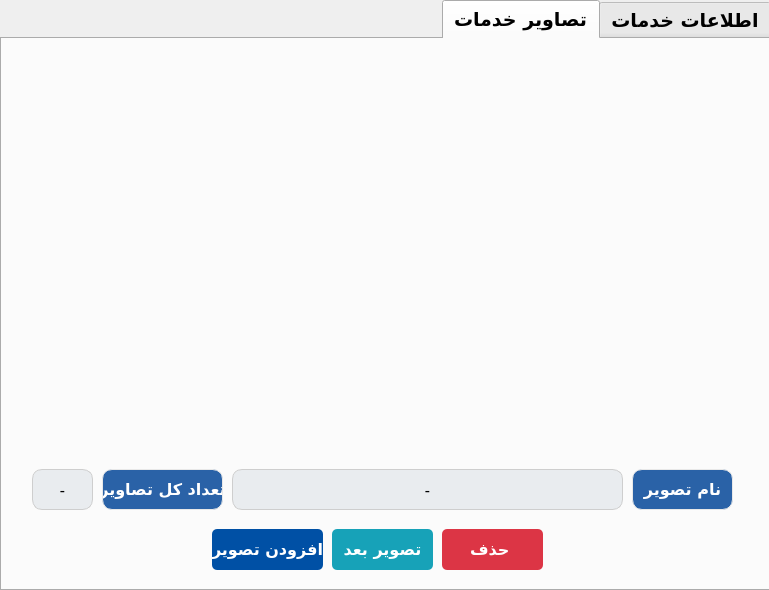
<?xml version="1.0" encoding="UTF-8"?>
<ui version="4.0">
 <class>medicalRecordInfo_form</class>
 <widget class="QWidget" name="medicalRecordInfo_form">
  <property name="geometry">
   <rect>
    <x>0</x>
    <y>0</y>
    <width>769</width>
    <height>590</height>
   </rect>
  </property>
  <property name="minimumSize">
   <size>
    <width>0</width>
    <height>0</height>
   </size>
  </property>
  <property name="maximumSize">
   <size>
    <width>8888</width>
    <height>88888</height>
   </size>
  </property>
  <property name="windowTitle">
   <string>اطلاعات خدمات بیمار</string>
  </property>
  <widget class="QTabWidget" name="tabWidget">
   <property name="enabled">
    <bool>true</bool>
   </property>
   <property name="geometry">
    <rect>
     <x>0</x>
     <y>0</y>
     <width>771</width>
     <height>591</height>
    </rect>
   </property>
   <property name="font">
    <font>
     <family>Vazirmatn</family>
     <pointsize>14</pointsize>
     <weight>75</weight>
     <bold>true</bold>
    </font>
   </property>
   <property name="layoutDirection">
    <enum>Qt::RightToLeft</enum>
   </property>
   <property name="currentIndex">
    <number>1</number>
   </property>
   <widget class="QWidget" name="tab">
    <attribute name="title">
     <string>اطلاعات خدمات</string>
    </attribute>
    <widget class="QLabel" name="patientFullName_lbl">
     <property name="geometry">
      <rect>
       <x>20</x>
       <y>20</y>
       <width>611</width>
       <height>61</height>
      </rect>
     </property>
     <property name="font">
      <font>
       <family>Vazirmatn Medium</family>
       <pointsize>13</pointsize>
       <weight>50</weight>
       <bold>false</bold>
      </font>
     </property>
     <property name="styleSheet">
      <string notr="true">border: 1px solid;
border-color: rgb(232, 232, 232);
background-color: rgb(233, 236, 239);
border-radius: 10px;
border-color: rgb(206, 206, 206); </string>
     </property>
     <property name="text">
      <string>-</string>
     </property>
     <property name="alignment">
      <set>Qt::AlignCenter</set>
     </property>
    </widget>
    <widget class="QLabel" name="patientFullName_lbl_2">
     <property name="geometry">
      <rect>
       <x>640</x>
       <y>20</y>
       <width>101</width>
       <height>61</height>
      </rect>
     </property>
     <property name="font">
      <font>
       <family>Vazirmatn ExtraBold</family>
       <pointsize>12</pointsize>
       <weight>75</weight>
       <bold>true</bold>
      </font>
     </property>
     <property name="styleSheet">
      <string notr="true">border: 1px solid;
border-radius: 10px;
border-color: rgb(232, 232, 232);
color: rgb(255, 255, 255);
background-color: rgb(42, 98, 167);

</string>
     </property>
     <property name="text">
      <string>نام بیمار</string>
     </property>
     <property name="alignment">
      <set>Qt::AlignCenter</set>
     </property>
    </widget>
    <widget class="QLabel" name="date_lbl">
     <property name="geometry">
      <rect>
       <x>20</x>
       <y>90</y>
       <width>611</width>
       <height>61</height>
      </rect>
     </property>
     <property name="font">
      <font>
       <family>Vazirmatn Medium</family>
       <pointsize>13</pointsize>
       <weight>50</weight>
       <bold>false</bold>
      </font>
     </property>
     <property name="styleSheet">
      <string notr="true">border: 1px solid;
border-color: rgb(232, 232, 232);
background-color: rgb(233, 236, 239);
border-radius: 10px;
border-color: rgb(206, 206, 206); </string>
     </property>
     <property name="text">
      <string>-</string>
     </property>
     <property name="alignment">
      <set>Qt::AlignCenter</set>
     </property>
    </widget>
    <widget class="QLabel" name="doctorName_lbl">
     <property name="geometry">
      <rect>
       <x>20</x>
       <y>160</y>
       <width>611</width>
       <height>61</height>
      </rect>
     </property>
     <property name="font">
      <font>
       <family>Vazirmatn Medium</family>
       <pointsize>13</pointsize>
       <weight>50</weight>
       <bold>false</bold>
      </font>
     </property>
     <property name="styleSheet">
      <string notr="true">border: 1px solid;
border-color: rgb(232, 232, 232);
background-color: rgb(233, 236, 239);
border-radius: 10px;
border-color: rgb(206, 206, 206); </string>
     </property>
     <property name="text">
      <string>-</string>
     </property>
     <property name="alignment">
      <set>Qt::AlignCenter</set>
     </property>
    </widget>
    <widget class="QLabel" name="serviceName_lbl">
     <property name="geometry">
      <rect>
       <x>20</x>
       <y>230</y>
       <width>611</width>
       <height>61</height>
      </rect>
     </property>
     <property name="font">
      <font>
       <family>Vazirmatn Medium</family>
       <pointsize>13</pointsize>
       <weight>50</weight>
       <bold>false</bold>
      </font>
     </property>
     <property name="styleSheet">
      <string notr="true">border: 1px solid;
border-color: rgb(232, 232, 232);
background-color: rgb(233, 236, 239);
border-radius: 10px;
border-color: rgb(206, 206, 206); </string>
     </property>
     <property name="text">
      <string>-</string>
     </property>
     <property name="alignment">
      <set>Qt::AlignCenter</set>
     </property>
    </widget>
    <widget class="QLabel" name="price_lbl">
     <property name="geometry">
      <rect>
       <x>20</x>
       <y>300</y>
       <width>611</width>
       <height>61</height>
      </rect>
     </property>
     <property name="font">
      <font>
       <family>Vazirmatn Medium</family>
       <pointsize>13</pointsize>
       <weight>50</weight>
       <bold>false</bold>
      </font>
     </property>
     <property name="styleSheet">
      <string notr="true">border: 1px solid;
border-color: rgb(232, 232, 232);
background-color: rgb(233, 236, 239);
border-radius: 10px;
border-color: rgb(206, 206, 206); </string>
     </property>
     <property name="text">
      <string>-</string>
     </property>
     <property name="alignment">
      <set>Qt::AlignCenter</set>
     </property>
    </widget>
    <widget class="QTextEdit" name="description_lbl">
     <property name="geometry">
      <rect>
       <x>20</x>
       <y>370</y>
       <width>611</width>
       <height>91</height>
      </rect>
     </property>
     <property name="font">
      <font>
       <family>Vazirmatn</family>
       <pointsize>12</pointsize>
       <weight>50</weight>
       <bold>false</bold>
      </font>
     </property>
     <property name="layoutDirection">
      <enum>Qt::RightToLeft</enum>
     </property>
     <property name="styleSheet">
      <string notr="true">/* Basic LineEdit styling */
QTextEdit {
	background-color: rgb(233, 236, 239);
  	 border: 1px solid;
	border-color: rgb(206, 206, 206); 
    border-radius: 5px; /* Rounded corners */
    color: #343a40; /* Dark grey text color */
    outline: none; /* Remove default outline */
}

/* Disabled state */
QTextEdit:disabled {
    background-color: #e9ecef; /* Light grey background when disabled */
    color: #6c757d; /* Grey text color when disabled */
}

</string>
     </property>
     <property name="readOnly">
      <bool>true</bool>
     </property>
     <property name="html">
      <string>&lt;!DOCTYPE HTML PUBLIC &quot;-//W3C//DTD HTML 4.0//EN&quot; &quot;http://www.w3.org/TR/REC-html40/strict.dtd&quot;&gt;
&lt;html&gt;&lt;head&gt;&lt;meta name=&quot;qrichtext&quot; content=&quot;1&quot; /&gt;&lt;style type=&quot;text/css&quot;&gt;
p, li { white-space: pre-wrap; }
&lt;/style&gt;&lt;/head&gt;&lt;body style=&quot; font-family:'Vazirmatn'; font-size:12pt; font-weight:400; font-style:normal;&quot;&gt;
&lt;p dir='rtl' style=&quot; margin-top:0px; margin-bottom:0px; margin-left:0px; margin-right:0px; -qt-block-indent:0; text-indent:0px;&quot;&gt;&lt;span style=&quot; font-family:'Vazirmatn,sans-serif'; font-size:16px;&quot;&gt;-&lt;/span&gt;&lt;/p&gt;&lt;/body&gt;&lt;/html&gt;</string>
     </property>
    </widget>
    <widget class="QLabel" name="patientFullName_lbl_3">
     <property name="geometry">
      <rect>
       <x>640</x>
       <y>90</y>
       <width>101</width>
       <height>61</height>
      </rect>
     </property>
     <property name="font">
      <font>
       <family>Vazirmatn ExtraBold</family>
       <pointsize>12</pointsize>
       <weight>75</weight>
       <bold>true</bold>
      </font>
     </property>
     <property name="styleSheet">
      <string notr="true">border: 1px solid;
border-radius: 10px;
border-color: rgb(232, 232, 232);
color: rgb(255, 255, 255);
background-color: rgb(42, 98, 167);

</string>
     </property>
     <property name="text">
      <string>تاریخ</string>
     </property>
     <property name="alignment">
      <set>Qt::AlignCenter</set>
     </property>
    </widget>
    <widget class="QLabel" name="patientFullName_lbl_4">
     <property name="geometry">
      <rect>
       <x>640</x>
       <y>160</y>
       <width>101</width>
       <height>61</height>
      </rect>
     </property>
     <property name="font">
      <font>
       <family>Vazirmatn ExtraBold</family>
       <pointsize>12</pointsize>
       <weight>75</weight>
       <bold>true</bold>
      </font>
     </property>
     <property name="styleSheet">
      <string notr="true">border: 1px solid;
border-radius: 10px;
border-color: rgb(232, 232, 232);
color: rgb(255, 255, 255);
background-color: rgb(42, 98, 167);

</string>
     </property>
     <property name="text">
      <string>دکتر</string>
     </property>
     <property name="alignment">
      <set>Qt::AlignCenter</set>
     </property>
    </widget>
    <widget class="QLabel" name="patientFullName_lbl_5">
     <property name="geometry">
      <rect>
       <x>640</x>
       <y>230</y>
       <width>101</width>
       <height>61</height>
      </rect>
     </property>
     <property name="font">
      <font>
       <family>Vazirmatn ExtraBold</family>
       <pointsize>12</pointsize>
       <weight>75</weight>
       <bold>true</bold>
      </font>
     </property>
     <property name="styleSheet">
      <string notr="true">border: 1px solid;
border-radius: 10px;
border-color: rgb(232, 232, 232);
color: rgb(255, 255, 255);
background-color: rgb(42, 98, 167);

</string>
     </property>
     <property name="text">
      <string>سرویس</string>
     </property>
     <property name="alignment">
      <set>Qt::AlignCenter</set>
     </property>
    </widget>
    <widget class="QLabel" name="patientFullName_lbl_6">
     <property name="geometry">
      <rect>
       <x>640</x>
       <y>300</y>
       <width>101</width>
       <height>61</height>
      </rect>
     </property>
     <property name="font">
      <font>
       <family>Vazirmatn ExtraBold</family>
       <pointsize>12</pointsize>
       <weight>75</weight>
       <bold>true</bold>
      </font>
     </property>
     <property name="styleSheet">
      <string notr="true">border: 1px solid;
border-radius: 10px;
border-color: rgb(232, 232, 232);
color: rgb(255, 255, 255);
background-color: rgb(42, 98, 167);

</string>
     </property>
     <property name="text">
      <string>مبلغ</string>
     </property>
     <property name="alignment">
      <set>Qt::AlignCenter</set>
     </property>
    </widget>
    <widget class="QLabel" name="patientFullName_lbl_7">
     <property name="geometry">
      <rect>
       <x>640</x>
       <y>370</y>
       <width>101</width>
       <height>91</height>
      </rect>
     </property>
     <property name="font">
      <font>
       <family>Vazirmatn ExtraBold</family>
       <pointsize>12</pointsize>
       <weight>75</weight>
       <bold>true</bold>
      </font>
     </property>
     <property name="styleSheet">
      <string notr="true">border: 1px solid;
border-radius: 10px;
border-color: rgb(232, 232, 232);
color: rgb(255, 255, 255);
background-color: rgb(42, 98, 167);

</string>
     </property>
     <property name="text">
      <string>توضیحات</string>
     </property>
     <property name="alignment">
      <set>Qt::AlignCenter</set>
     </property>
    </widget>
    <widget class="QPushButton" name="editMedicalRecord_btn">
     <property name="geometry">
      <rect>
       <x>450</x>
       <y>490</y>
       <width>151</width>
       <height>41</height>
      </rect>
     </property>
     <property name="font">
      <font>
       <family>Vazirmatn</family>
       <pointsize>12</pointsize>
       <weight>75</weight>
       <bold>true</bold>
       <underline>false</underline>
       <strikeout>false</strikeout>
      </font>
     </property>
     <property name="layoutDirection">
      <enum>Qt::RightToLeft</enum>
     </property>
     <property name="styleSheet">
      <string notr="true">QPushButton {
    background-color: #ffc107; /* Bootstrap warning yellow */
    color: #212529; /* Dark text */
    border: none;
    border-radius: 5px; /* Rounded corners */
    text-align: center;
    text-decoration: none;
}

QPushButton:hover {
    background-color: #e0a800; /* Darker yellow on hover */
}

QPushButton:pressed {
    background-color: #c69500; /* Even darker yellow on press */
}
</string>
     </property>
     <property name="text">
      <string>ویرایش </string>
     </property>
    </widget>
    <widget class="QPushButton" name="deleteMedicalRecord_btn">
     <property name="geometry">
      <rect>
       <x>610</x>
       <y>490</y>
       <width>131</width>
       <height>41</height>
      </rect>
     </property>
     <property name="font">
      <font>
       <family>Vazirmatn</family>
       <pointsize>12</pointsize>
       <weight>75</weight>
       <bold>true</bold>
       <underline>false</underline>
       <strikeout>false</strikeout>
      </font>
     </property>
     <property name="layoutDirection">
      <enum>Qt::RightToLeft</enum>
     </property>
     <property name="styleSheet">
      <string notr="true">QPushButton{
    background-color: #dc3545; /* Bootstrap danger red */
    color: white; /* White text */
    border: none;
    border-radius: 5px; /* Rounded corners */
    text-align: center;
    text-decoration: none;
}

QPushButton:hover {
    background-color: #c82333; /* Darker red on hover */
}

QPushButton:pressed {
    background-color: #bd2130; /* Even darker red on press */
}
</string>
     </property>
     <property name="text">
      <string>حذف </string>
     </property>
    </widget>
   </widget>
   <widget class="QWidget" name="tab_2">
    <attribute name="title">
     <string>تصاویر خدمات</string>
    </attribute>
    <widget class="QLabel" name="image_lbl">
     <property name="geometry">
      <rect>
       <x>30</x>
       <y>20</y>
       <width>701</width>
       <height>401</height>
      </rect>
     </property>
     <property name="frameShape">
      <enum>QFrame::NoFrame</enum>
     </property>
     <property name="text">
      <string/>
     </property>
     <property name="pixmap">
      <pixmap>../../../../../Downloads/blank-profile-picture-973460_1920.png</pixmap>
     </property>
     <property name="scaledContents">
      <bool>true</bool>
     </property>
     <property name="alignment">
      <set>Qt::AlignCenter</set>
     </property>
     <property name="wordWrap">
      <bool>false</bool>
     </property>
    </widget>
    <widget class="QLabel" name="patientFullName_lbl_8">
     <property name="geometry">
      <rect>
       <x>630</x>
       <y>430</y>
       <width>101</width>
       <height>41</height>
      </rect>
     </property>
     <property name="font">
      <font>
       <family>Vazirmatn ExtraBold</family>
       <pointsize>12</pointsize>
       <weight>75</weight>
       <bold>true</bold>
      </font>
     </property>
     <property name="styleSheet">
      <string notr="true">border: 1px solid;
border-radius: 10px;
border-color: rgb(232, 232, 232);
color: rgb(255, 255, 255);
background-color: rgb(42, 98, 167);

</string>
     </property>
     <property name="text">
      <string>نام تصویر</string>
     </property>
     <property name="alignment">
      <set>Qt::AlignCenter</set>
     </property>
    </widget>
    <widget class="QLabel" name="imageName_lbl">
     <property name="geometry">
      <rect>
       <x>230</x>
       <y>430</y>
       <width>391</width>
       <height>41</height>
      </rect>
     </property>
     <property name="font">
      <font>
       <family>Vazirmatn Medium</family>
       <pointsize>12</pointsize>
       <weight>50</weight>
       <bold>false</bold>
      </font>
     </property>
     <property name="styleSheet">
      <string notr="true">border: 1px solid;
border-color: rgb(232, 232, 232);
background-color: rgb(233, 236, 239);
border-radius: 10px;
border-color: rgb(206, 206, 206); </string>
     </property>
     <property name="text">
      <string>-</string>
     </property>
     <property name="alignment">
      <set>Qt::AlignCenter</set>
     </property>
    </widget>
    <widget class="QPushButton" name="deleteImage_btn">
     <property name="enabled">
      <bool>true</bool>
     </property>
     <property name="geometry">
      <rect>
       <x>440</x>
       <y>490</y>
       <width>101</width>
       <height>41</height>
      </rect>
     </property>
     <property name="font">
      <font>
       <family>Vazirmatn</family>
       <pointsize>12</pointsize>
       <weight>75</weight>
       <bold>true</bold>
       <underline>false</underline>
       <strikeout>false</strikeout>
      </font>
     </property>
     <property name="layoutDirection">
      <enum>Qt::RightToLeft</enum>
     </property>
     <property name="styleSheet">
      <string notr="true">QPushButton{
    background-color: #dc3545; /* Bootstrap danger red */
    color: white; /* White text */
    border: none;
    border-radius: 5px; /* Rounded corners */
    text-align: center;
    text-decoration: none;
}

QPushButton:hover {
    background-color: #c82333; /* Darker red on hover */
}

QPushButton:pressed {
    background-color: #bd2130; /* Even darker red on press */
}
QPushButton:disabled {
    background-color: #d6d6d6; /* Gray background */
    color: #a1a1a1; /* Light gray text */
    border: none;
}
</string>
     </property>
     <property name="text">
      <string>حذف </string>
     </property>
    </widget>
    <widget class="QPushButton" name="nextImage_btn">
     <property name="enabled">
      <bool>true</bool>
     </property>
     <property name="geometry">
      <rect>
       <x>330</x>
       <y>490</y>
       <width>101</width>
       <height>41</height>
      </rect>
     </property>
     <property name="font">
      <font>
       <family>Vazirmatn</family>
       <pointsize>12</pointsize>
       <weight>75</weight>
       <bold>true</bold>
       <underline>false</underline>
       <strikeout>false</strikeout>
      </font>
     </property>
     <property name="styleSheet">
      <string notr="true">QPushButton {
    background-color: #17a2b8;
    color: white; /* White text */
    border: none;
    border-radius: 5px; /* Rounded corners */
    text-align: center;
    text-decoration: none;
}

QPushButton:hover {
	
	background-color: rgb(20, 141, 159);
}


QPushButton:pressed {
background-color: rgb(15, 110, 125);
    background-color: #004085; 
}
QPushButton:disabled {
    background-color: #d6d6d6; /* Gray background */
    color: #a1a1a1; /* Light gray text */
    border: none;
}</string>
     </property>
     <property name="text">
      <string>تصویر بعد</string>
     </property>
    </widget>
    <widget class="QPushButton" name="addImage_btn">
     <property name="geometry">
      <rect>
       <x>210</x>
       <y>490</y>
       <width>111</width>
       <height>41</height>
      </rect>
     </property>
     <property name="font">
      <font>
       <family>Vazirmatn</family>
       <pointsize>12</pointsize>
       <weight>75</weight>
       <bold>true</bold>
      </font>
     </property>
     <property name="styleSheet">
      <string notr="true">QPushButton {
    background-color: #0050a5; /* Bootstrap primary blue */
    color: white; /* White text */
    border: none;
    border-radius: 5px; /* Rounded corners */
    text-align: center;
    text-decoration: none;
}

QPushButton:hover {
    background-color: #0056b3; /* Darker blue on hover */
}

QPushButton:pressed {
    background-color: #004085; /* Even darker blue on press */
}
</string>
     </property>
     <property name="text">
      <string>افزودن تصویر</string>
     </property>
    </widget>
    <widget class="QLabel" name="patientFullName_lbl_9">
     <property name="geometry">
      <rect>
       <x>100</x>
       <y>430</y>
       <width>121</width>
       <height>41</height>
      </rect>
     </property>
     <property name="font">
      <font>
       <family>Vazirmatn ExtraBold</family>
       <pointsize>12</pointsize>
       <weight>75</weight>
       <bold>true</bold>
      </font>
     </property>
     <property name="styleSheet">
      <string notr="true">border: 1px solid;
border-radius: 10px;
border-color: rgb(232, 232, 232);
color: rgb(255, 255, 255);
background-color: rgb(42, 98, 167);

</string>
     </property>
     <property name="text">
      <string>تعداد کل تصاویر</string>
     </property>
     <property name="alignment">
      <set>Qt::AlignCenter</set>
     </property>
    </widget>
    <widget class="QLabel" name="imageCount_lbl">
     <property name="geometry">
      <rect>
       <x>30</x>
       <y>430</y>
       <width>61</width>
       <height>41</height>
      </rect>
     </property>
     <property name="font">
      <font>
       <family>Vazirmatn Medium</family>
       <pointsize>12</pointsize>
       <weight>50</weight>
       <bold>false</bold>
      </font>
     </property>
     <property name="styleSheet">
      <string notr="true">border: 1px solid;
border-color: rgb(232, 232, 232);
background-color: rgb(233, 236, 239);
border-radius: 10px;
border-color: rgb(206, 206, 206); </string>
     </property>
     <property name="text">
      <string>-</string>
     </property>
     <property name="alignment">
      <set>Qt::AlignCenter</set>
     </property>
    </widget>
   </widget>
  </widget>
 </widget>
 <resources/>
 <connections/>
</ui>
